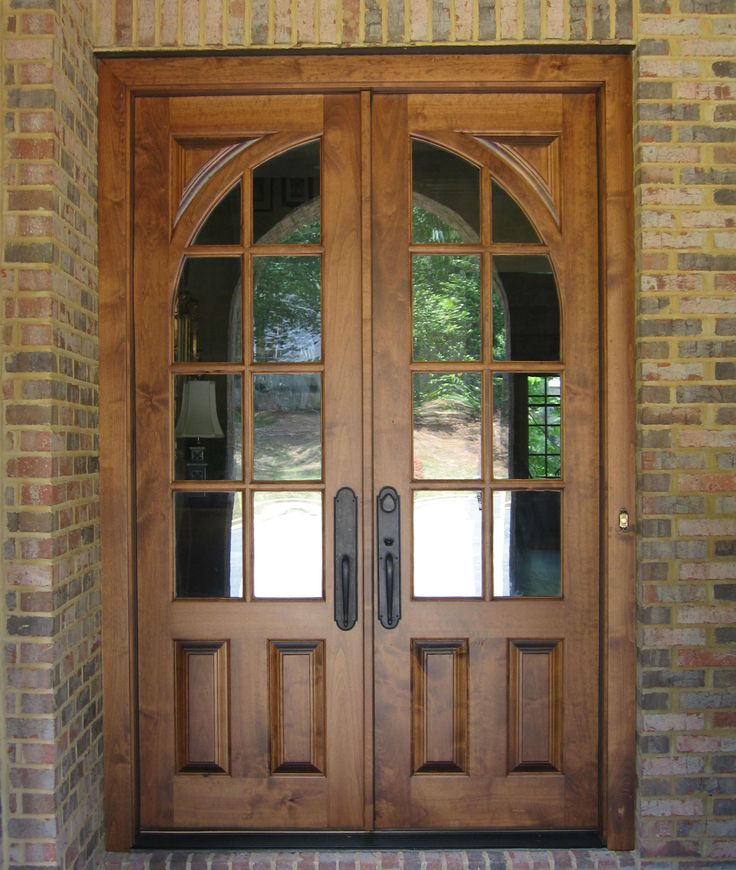
#> input picture door_image1.jpg, 736 x 870 px; its folder holds only this picture in this run
$ python -i refactored.py   (imports and definitions only)   (Python 2 division)
#> lines starting #> are read from the running program, lines starting #| are printed output that depends on the picture; after the words box and inside, x2 and y2 are one past the last pixel; in counts of white or black regions, pixels touching at a corner belong together
#> further down, picture is the input picture: shape (870, 736, 3); mean B, G, R 76, 100, 122.1
import numpy as np
import matplotlib.pyplot as plt
import cv2
import math
import os
import time


class door_detector:

	def __init__(self,img):
		self.original_img = img

		self.resized = cv2.resize(img, (480, 640)) #resizing to 640 x 480
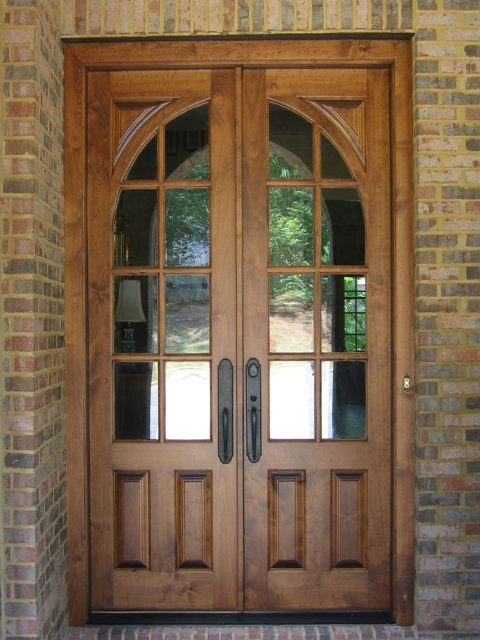
#> self.resized: shape (640, 480, 3); mean B, G, R 75.9, 99.9, 122
		self.gray = cv2.cvtColor(self.resized, cv2.COLOR_BGR2GRAY) #converting to grayscale
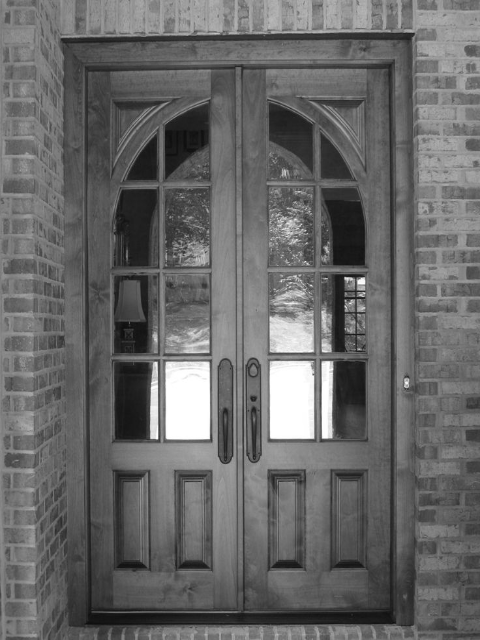
#> self.gray: shape (640, 480); min 13, max 255, mean 103.8

		self.height, self.width = self.gray.shape
#> self.height = 640; self.width = 480
		print("(height, width) (" + str(self.height) + " " + str(self.width) + ")")
#| (height, width) (640 480)

		self.denoised = cv2.GaussianBlur(self.gray, (5,5), 0.8) #gaussian blur to remove abrupt corners or noise
		self.thresh = cv2.adaptiveThreshold(self.denoised,255,cv2.ADAPTIVE_THRESH_GAUSSIAN_C,cv2.THRESH_BINARY,25,25) #thresh to change image to binary
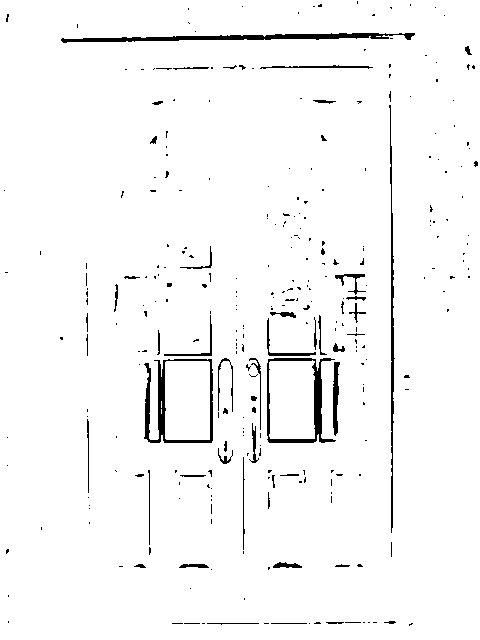
#> self.thresh: shape (640, 480); 96.9% white; 306 black regions (251 under 20 px), largest, box (x1, y1, x2, y2) and area: (61, 33, 415, 43) 1510, (144, 359, 213, 443) 1316, (267, 358, 336, 443) 1152
		self.edges = cv2.Canny(self.thresh,250,500) #canny edge detection
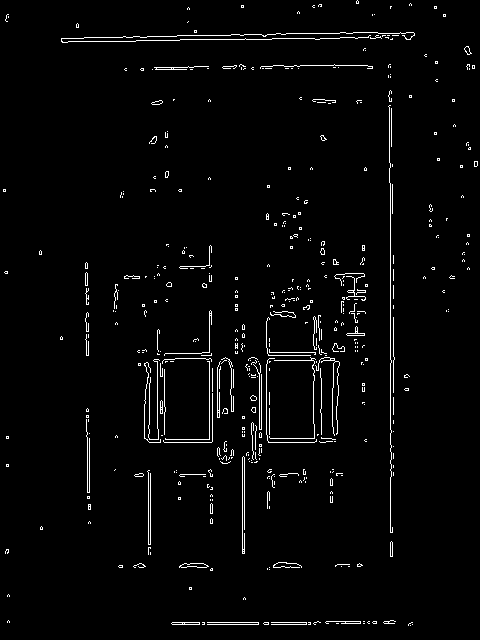
#> self.edges: shape (640, 480); 2.5% white in thin lines or dots
		self.inv = cv2.bitwise_not(self.thresh)#inverse of the threshold resultant image, black background to subtract the mask.
		#self.current_img = self.denoised


	def get_image(self):
		return self.denoised


	def feature_extraction(self):
		#converting to np and detecting features
		self.corner_loc = []
		self.edges = np.float32(self.edges)
#> self.edges: shape (640, 480) float32; 2.5% white in thin lines or dots

		self.features = cv2.goodFeaturesToTrack(self.denoised, 500, 0.04, 10)#extract 500 features from the denoised image with 0.04 quality level and 10 as minimum distance
#> self.features = 217 rows, first 8: [345, 278], [157, 438], [208, 438], [156, 362], [323, 437], [345, 300], [313, 437], [364, 278]
		self.features = np.int0(self.features)

		for ftr in self.features:
			x, y = ftr.ravel() #get x and y from the features

			self.corner_loc.append([x, y])
#> this loop made 217 passes
#> after the loop, self.corner_loc = 217 pairs, first value 4 to 474, second value 4 to 635

	# [159 lines left out: functions choose_features, choose_squares, calculate_direc, draw, not called in this run]

door =0
notdoor = 0
run = []
# [1 line that did not run here, left out]
# [45 lines not run here, left out]

>>> import cv2
>>> picture = cv2.imread('door_image1.jpg')
>>> result = door_detector(picture).feature_extraction()

$ run again, on door_image16.jpg
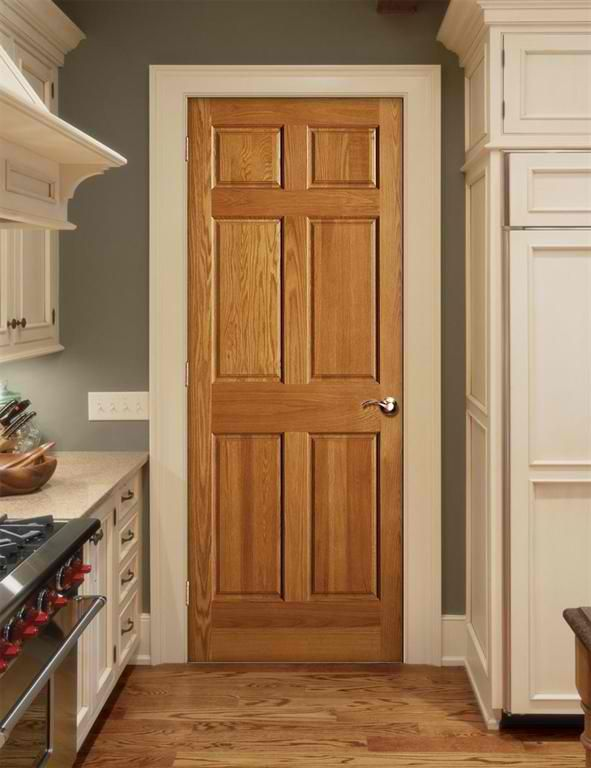
#> input picture door_image16.jpg, 591 x 768 px
#> picture is the input picture: shape (768, 591, 3); mean B, G, R 89.9, 123.1, 156.1
#| (height, width) (640 480)
#> in __init__, `self.thresh = cv2.adaptiveThreshold(self.denoised,255,cv2.ADAPTIVE_THR..`:
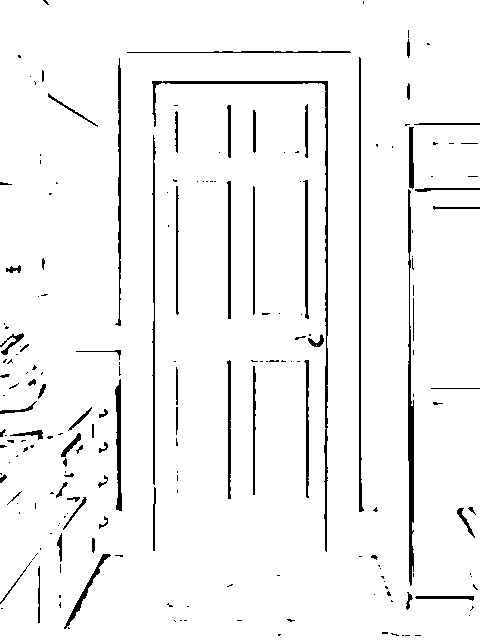
#> self.thresh: shape (640, 480); 95.5% white; 201 black regions (131 under 20 px), largest, box (x1, y1, x2, y2) and area: (152, 81, 328, 552) 1707, (408, 189, 414, 586) 1342, (359, 57, 364, 512) 947
#> in __init__, `self.edges = cv2.Canny(self.thresh,250,500)`:
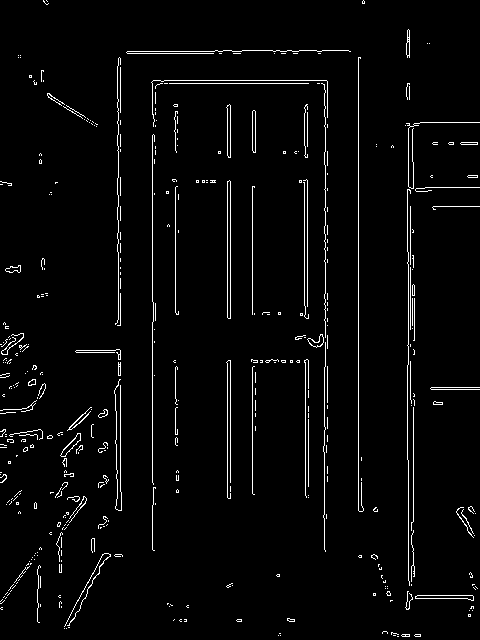
#> self.edges: shape (640, 480); 3.1% white in thin lines or dots
#> self.features = 192 rows, first 8: [316, 340], [47, 496], [19, 266], [473, 593], [4, 429], [77, 453], [2, 605], [39, 625]
#> the loop in feature_extraction, `for ftr in self.features:` made 192 passes
#> after the loop in feature_extraction, `for ftr in self.features:`: self.corner_loc = 192 pairs, first value 1 to 478, second value 1 to 635

$ run again, on door_image2.jpg
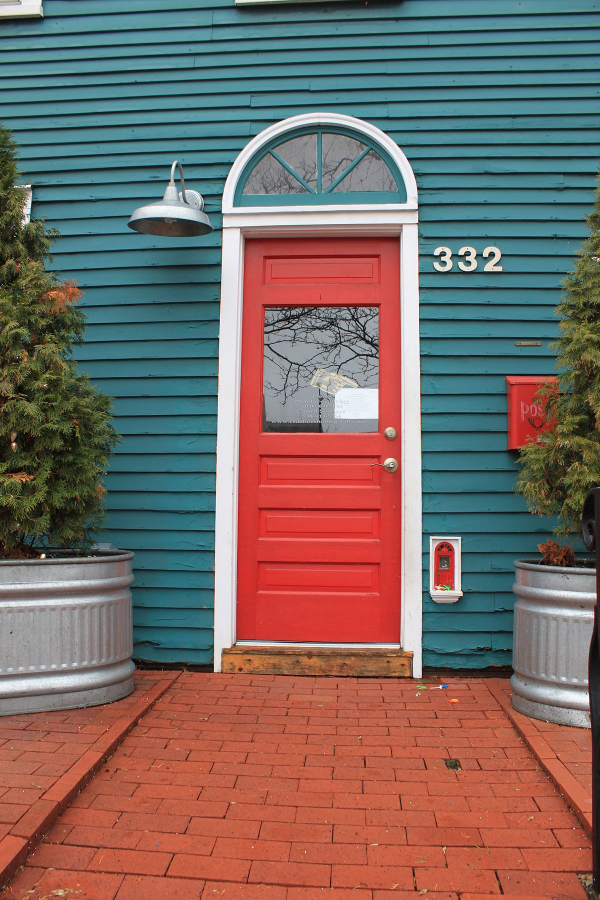
#> input picture door_image2.jpg, 1200 x 1800 px (shown at 1/2 size)
#> picture is the input picture: shape (1800, 1200, 3); mean B, G, R 99.7, 104.7, 121.3
#| (height, width) (640 480)
#> in __init__, `self.thresh = cv2.adaptiveThreshold(self.denoised,255,cv2.ADAPTIVE_THR..`:
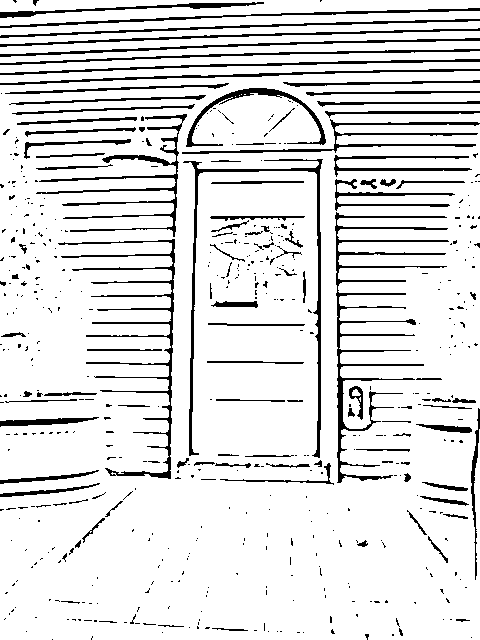
#> self.thresh: shape (640, 480); 88% white; 537 black regions (427 under 20 px), largest, box (x1, y1, x2, y2) and area: (335, 212, 449, 483) 3550, (58, 239, 175, 479) 2790, (183, 159, 323, 458) 2332
#> in __init__, `self.edges = cv2.Canny(self.thresh,250,500)`:
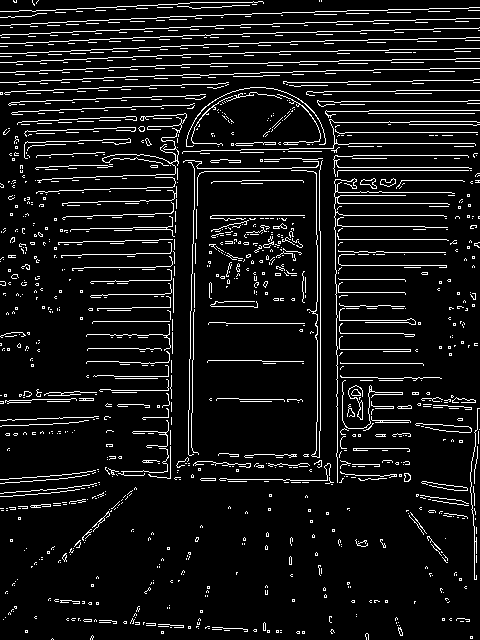
#> self.edges: shape (640, 480); 8.3% white in thin lines or dots
#> self.features = 374 rows, first 8: [35, 394], [355, 180], [375, 180], [394, 180], [172, 477], [10, 315], [368, 422], [387, 191]
#> the loop in feature_extraction, `for ftr in self.features:` made 374 passes
#> after the loop in feature_extraction, `for ftr in self.features:`: self.corner_loc = 374 pairs, first value 1 to 478, second value 1 to 635

$ run again, on door.jpg
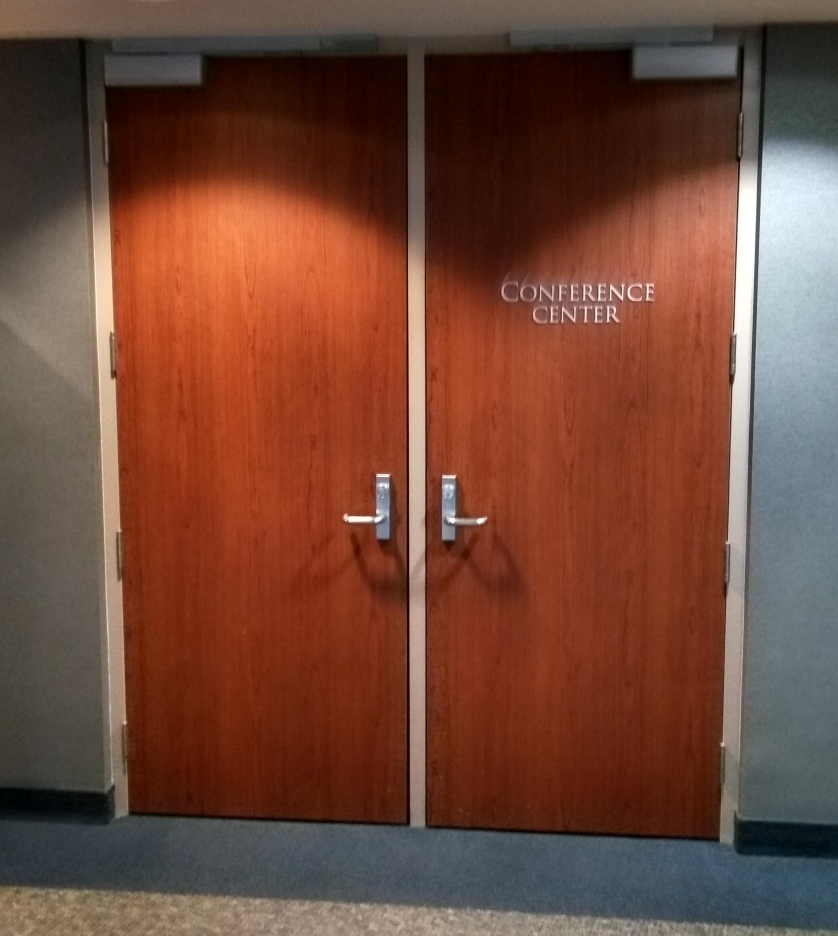
#> input picture door.jpg, 2514 x 2806 px (shown at 1/3 size)
#> picture is the input picture: shape (2806, 2514, 3); mean B, G, R 57, 71.9, 113.7
#| (height, width) (640 480)
#> in __init__, `self.thresh = cv2.adaptiveThreshold(self.denoised,255,cv2.ADAPTIVE_THR..`:
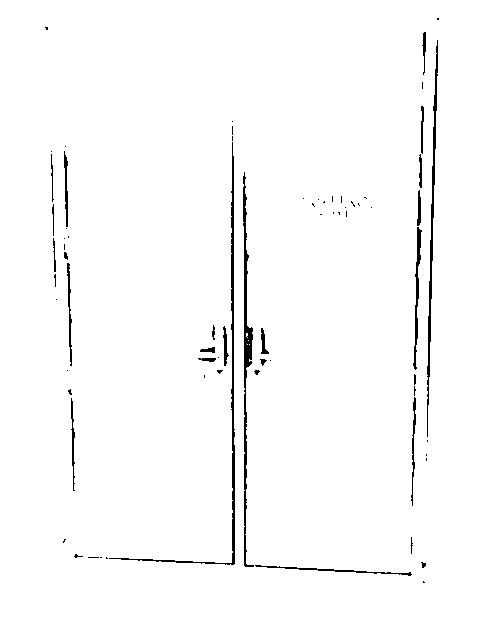
#> self.thresh: shape (640, 480); 98% white; 72 black regions (48 under 20 px), largest, box (x1, y1, x2, y2) and area: (109, 142, 235, 565) 1257, (243, 172, 254, 567) 1225, (427, 40, 438, 437) 902
#> in __init__, `self.edges = cv2.Canny(self.thresh,250,500)`:
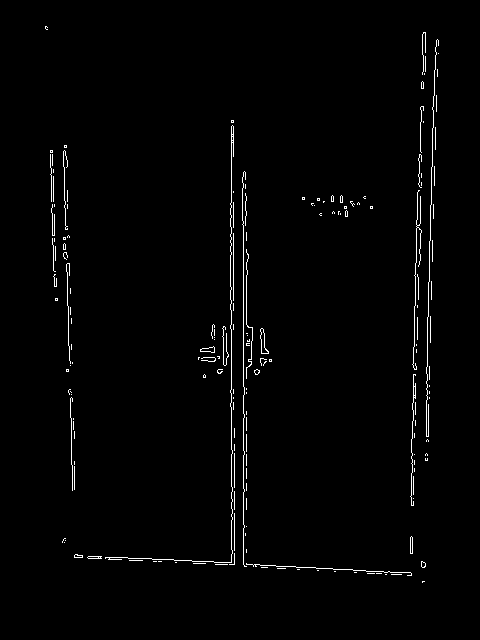
#> self.edges: shape (640, 480); 1.5% white in thin lines or dots, all inside (x1, y1, x2, y2) = (45, 26, 439, 583)
#> self.features = 77 rows, first 8: [277, 355], [254, 326], [216, 325], [198, 353], [215, 352], [356, 204], [261, 356], [329, 219]
#> the loop in feature_extraction, `for ftr in self.features:` made 77 passes
#> after the loop in feature_extraction, `for ftr in self.features:`: self.corner_loc = 77 pairs, first value 8 to 451, second value 18 to 637
